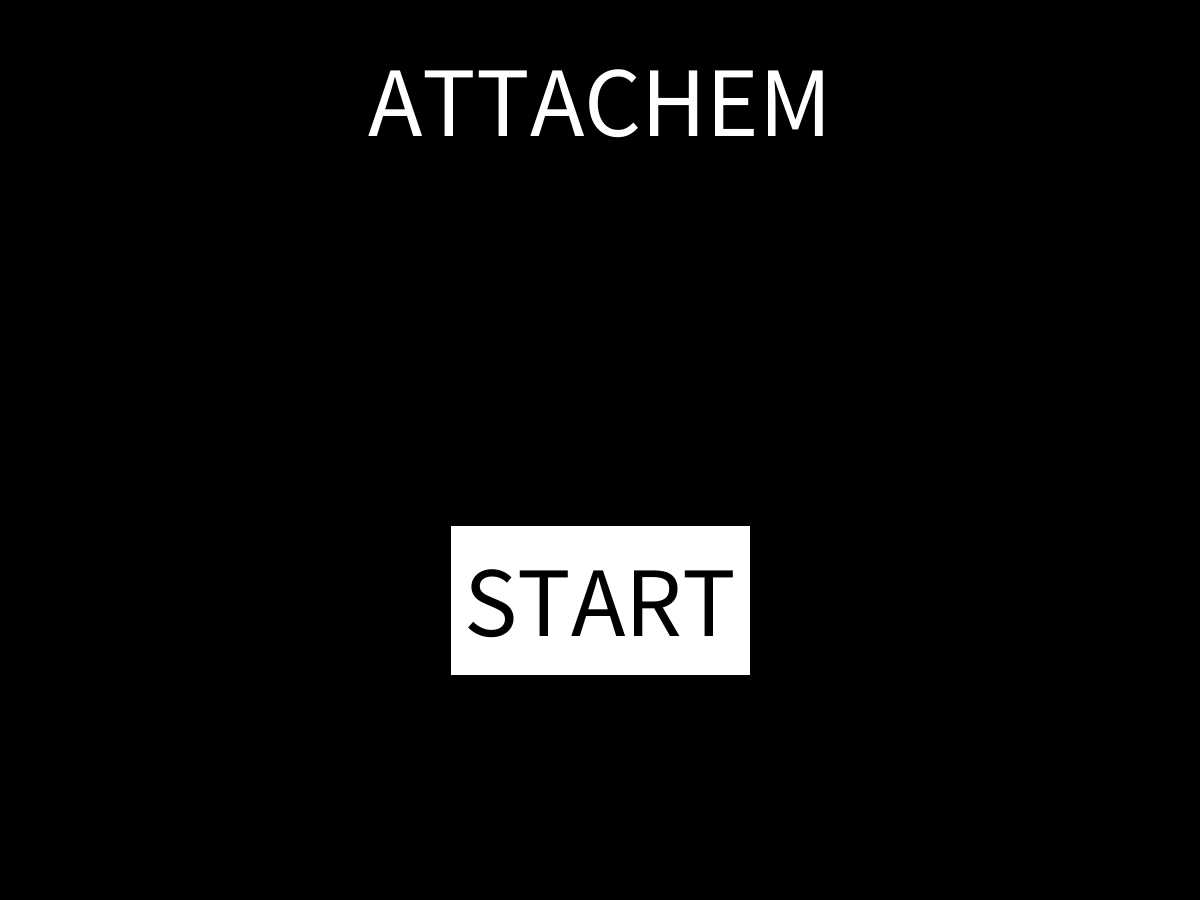
Frame 1 (no input)
Frame 60 (the mouse pressed at the canvas centre just before this capture): identical to frame 1, image omitted
Frame 120 (the mouse held since frame 60 and released just before this capture): identical to frame 1, image omitted

The Processing sketch that drew this single still picture (run headless with seeded random() and noise(); from frame 60 on, the mouse is pressed at the canvas centre):

// Processing sketch: kortspil
// ── kortspil.pde
String scene;
boolean actionPerformedOnClick = false;
String sted;
int dmg1=100;
int dmg2=100;
int hlt1=100;
int hlt2=100;
boolean firstPicked = false;
boolean isItPlayerOneTurn = true;
int dmg;
int sacrifice;


void setup() {
  size(1200, 900);
  scene = "start";
  textAlign(CENTER, CENTER);
  rectMode(CENTER);
}

void draw() {
  background(0);

  if (scene=="start") {
    fill(255);
    textSize(100);
    text("ATTACHEM", 600, 100);
    rect(600, 600, 300, 150);
    fill(0);
    text("START", 600, 600);
    if (mousePressed==true&&mouseX>450&&mouseX<750&&mouseY>525&&mouseY<675&&actionPerformedOnClick==false) {
      scene = "sted";
      actionPerformedOnClick = true;
    }
  }

  if (scene=="sted") {
    fill(255);
    rect(300, 450, 200, 300);
    rect(900, 450, 200, 300);
    textSize(40);
    fill(0);
    text("Ørken", 300, 350);
    text("1.2x dmg", 300, 450);
    text("0.8x def", 300, 550);
    text("Grotte", 900, 350);
    text("0.9x dmg", 900, 450);
    text("1.4x def", 900, 550);
    if (mousePressed==true&&mouseX>200&&mouseX<400&&mouseY>300&&mouseY<600&&actionPerformedOnClick==false) {
      sted="Ørken";
      scene="karakter";
      actionPerformedOnClick = true;
    }
    if (mousePressed==true&&mouseX>800&&mouseX<1000&&mouseY>300&&mouseY<600&&actionPerformedOnClick==false) {
      sted="Grotte";
      scene="karakter";
      actionPerformedOnClick = true;
    }
  }

  if (scene=="karakter") {
    fill(255);
    rect(200, 450, 200, 300);
    rect(600, 450, 200, 300);
    rect(1000, 450, 200, 300);
    textSize(40);
    if (firstPicked==false) {
      text("First player", 600, 100);
    } else {
      text("Second player", 600, 100);
    }
    fill(0);
    text("Nilasian", 200, 350);
    text("3.0x dmg", 200, 450);
    text("0.2x hlt", 200, 550);
    text("Felianen", 600, 350);
    text("2.0x dmg", 600, 450);
    text("0.5x hlt", 600, 550);
    text("Engelen", 1000, 350);
    text("0.5x dmg", 1000, 450);
    text("2.5x hlt", 1000, 550);
    if (mousePressed==true&&mouseX>100&&mouseX<300&&mouseY>300&&mouseY<600&&actionPerformedOnClick==false&&firstPicked==false) {
      dmg1=300;
      hlt1=20;
      firstPicked=true;
      actionPerformedOnClick = true;
    }
    if (mousePressed==true&&mouseX>100&&mouseX<300&&mouseY>300&&mouseY<600&&actionPerformedOnClick==false&&firstPicked==true) {
      dmg2=300;
      hlt2=20;
      scene="angrib";
      dmg=int(random(1, 10));
      if (sted=="Ørken") {
        dmg=ceil(dmg*1.2*0.8);
      } else {
        dmg=ceil(dmg*0.9*1.4);
      }
      sacrifice=int(random(1, 4));
      actionPerformedOnClick = true;
    }
    if (mousePressed==true&&mouseX>500&&mouseX<700&&mouseY>300&&mouseY<600&&actionPerformedOnClick==false&&firstPicked==false) {
      dmg1=200;
      hlt1=50;
      firstPicked=true;
      actionPerformedOnClick = true;
    }
    if (mousePressed==true&&mouseX>500&&mouseX<700&&mouseY>300&&mouseY<600&&actionPerformedOnClick==false&&firstPicked==true) {
      dmg2=200;
      hlt2=50;
      scene="angrib";
      dmg=int(random(1, 10));
      if (sted=="Ørken") {
        dmg=ceil(dmg*1.2*0.8);
      } else {
        dmg=ceil(dmg*0.9*1.4);
      }
      sacrifice=int(random(1, 4));
      actionPerformedOnClick = true;
    }
    if (mousePressed==true&&mouseX>900&&mouseX<1100&&mouseY>300&&mouseY<600&&actionPerformedOnClick==false&&firstPicked==false) {
      dmg1=50;
      hlt1=250;
      firstPicked=true;
      actionPerformedOnClick = true;
    }
    if (mousePressed==true&&mouseX>900&&mouseX<1100&&mouseY>300&&mouseY<600&&actionPerformedOnClick==false&&firstPicked==true) {
      dmg2=50;
      hlt2=250;
      scene="angrib";
      dmg=int(random(1, 10));
      if (sted=="Ørken") {
        dmg=ceil(dmg*1.2*0.8);
      } else {
        dmg=ceil(dmg*0.9*1.4);
      }
      sacrifice=int(random(1, 4));
      actionPerformedOnClick = true;
    }
  }

  if (scene=="angrib") {
    fill(255);
    textSize(40);
    if (isItPlayerOneTurn==true) {
      text("First player", 600, 100);
    } else {
      text("Second player", 600, 100);
    }
    text("Player 1 health: "+hlt1, 300, 100);
    text("Player 2 health: "+hlt2, 900, 100);
    rect(300, 450, 200, 300);
    rect(900, 450, 200, 300);
    fill(0);
    text("Angreb", 300, 375);
    text(dmg+" dmg", 300, 525);
    text("Angreb", 900, 337.5);
    text(ceil(dmg*1.2)+" dmg", 900, 412.5);
    text("Ofre", 900, 487.5);
    text(sacrifice+" hlt", 900, 562.5);
    if (mousePressed==true&&mouseX>200&&mouseX<400&&mouseY>300&&mouseY<600&&actionPerformedOnClick==false) {
      if (isItPlayerOneTurn==true) {
        hlt2=hlt2-ceil(dmg);
        isItPlayerOneTurn=false;
      } else {
        hlt1=hlt1-ceil(dmg);
        isItPlayerOneTurn=true;
      }
      dmg=int(random(1, 10));
      if (sted=="Ørken") {
        dmg=ceil(dmg*1.2*0.8);
      } else {
        dmg=ceil(dmg*0.9*1.4);
      }
      sacrifice=int(random(1, 4));
      actionPerformedOnClick = true;
    }
    if (mousePressed==true&&mouseX>800&&mouseX<1000&&mouseY>300&&mouseY<600&&actionPerformedOnClick==false) {
      if (isItPlayerOneTurn==true) {
        hlt2=hlt2-ceil(dmg*1.2);
        hlt1=hlt1-sacrifice;
        isItPlayerOneTurn=false;
      } else {
        hlt1=hlt1-ceil(dmg*1.2);
        hlt2=hlt2-sacrifice;
        isItPlayerOneTurn=true;
      }
      dmg=int(random(1, 10));
      if (sted=="Ørken") {
        dmg=ceil(dmg*1.2*0.8);
      } else {
        dmg=ceil(dmg*0.9*1.4);
      }
      sacrifice=int(random(1, 4));
      actionPerformedOnClick = true;
    }
  }
}

void mouseReleased() {
  actionPerformedOnClick = false;
}
